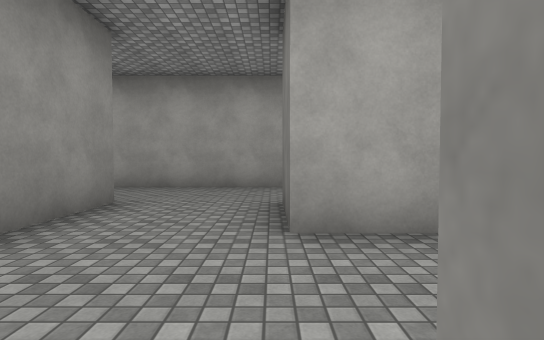
[1] (above)

23 first-person views from a walk through a 3-D level made in the Unity game engine. The camera is 1.3 m above the floor, tilts 2° down and sees 80° across. The floor is counted in squares, 2 m on a side. Each view is taken from the middle of a square. On the plan, view 1 faces up. The plan holds only what a view shows up to about 10 squares ahead; the rest is blank. The player character is not drawn. Surface patterns are stand-ins for the level's own textures.

[2]
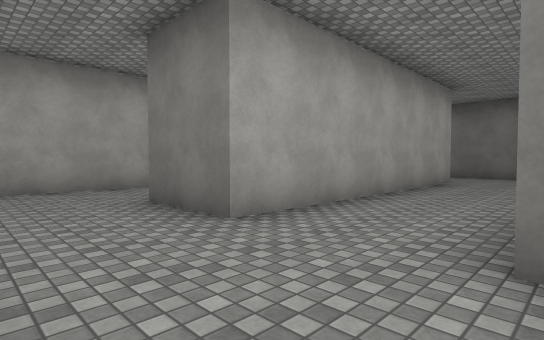

[3]
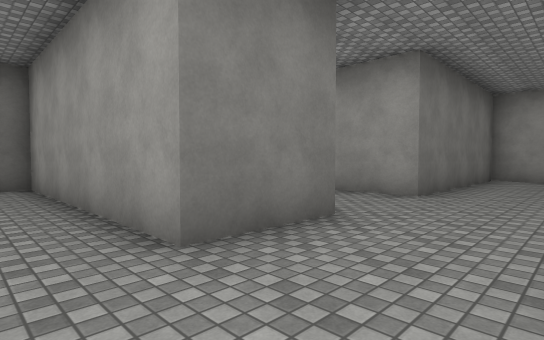

[4]
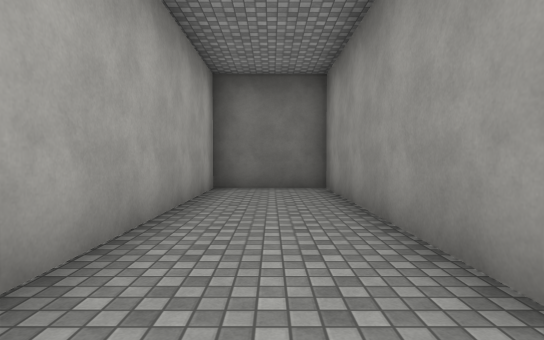

[5]
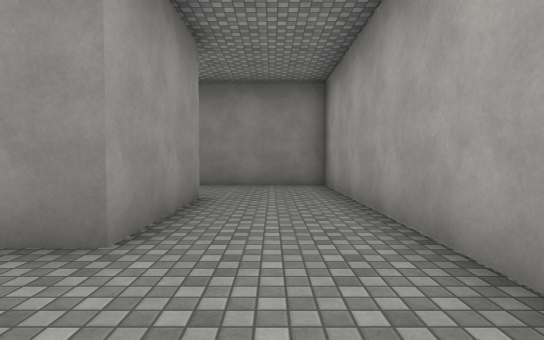

[6]
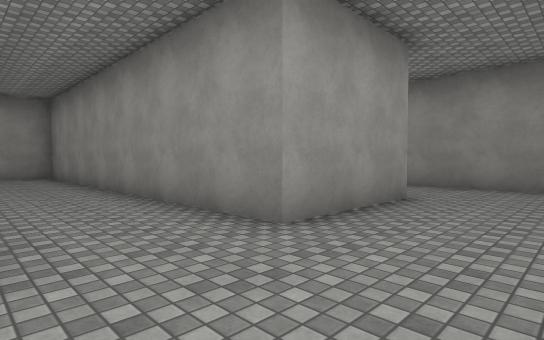

[7]
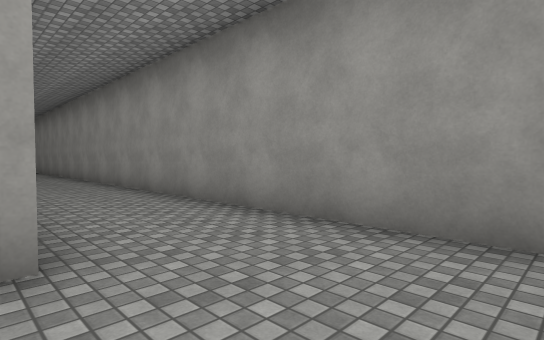

[8]
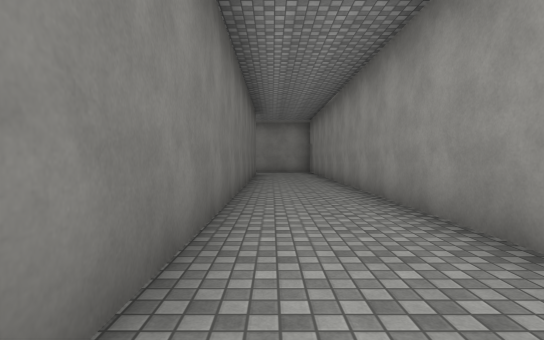

[9]
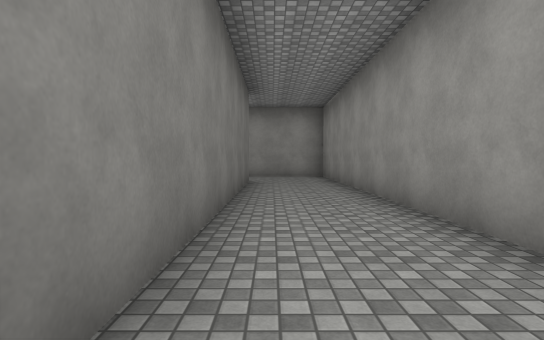

[10]
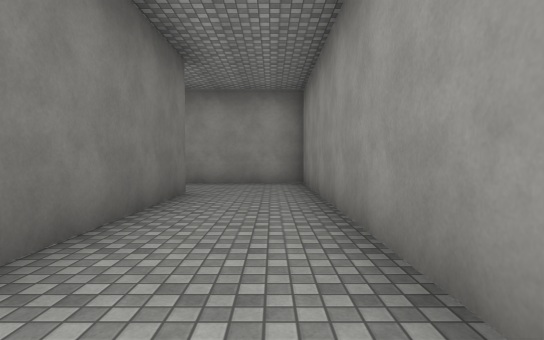

[11]
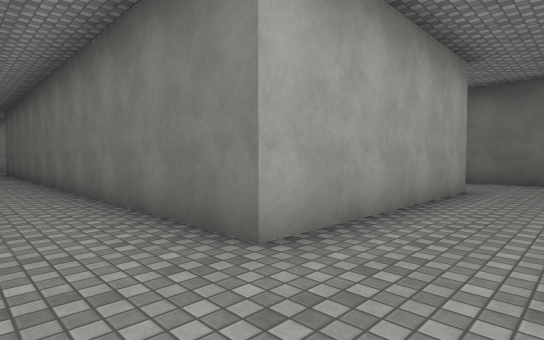

[12]
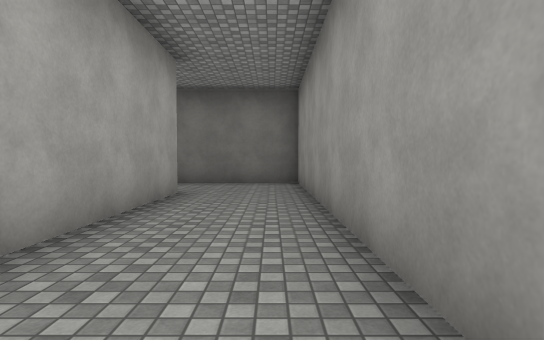

[13]
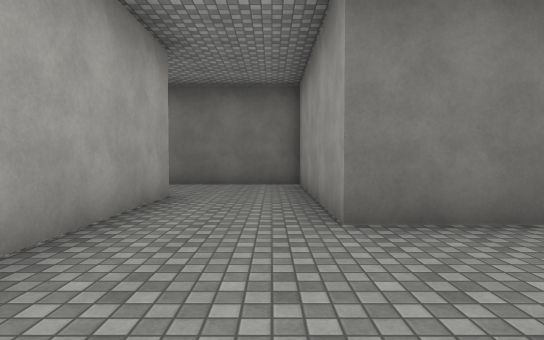

[14]
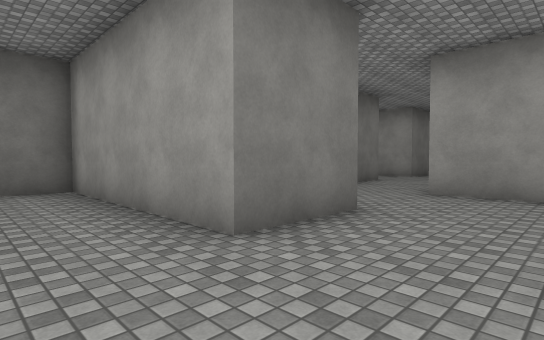

[15]
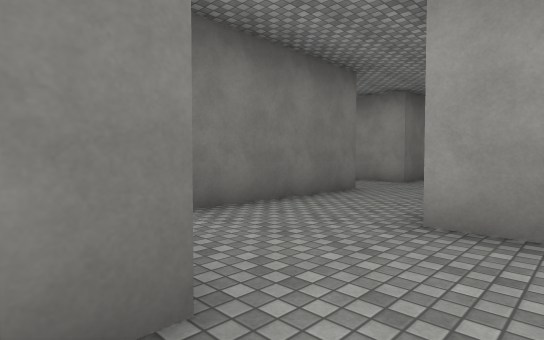

[16]
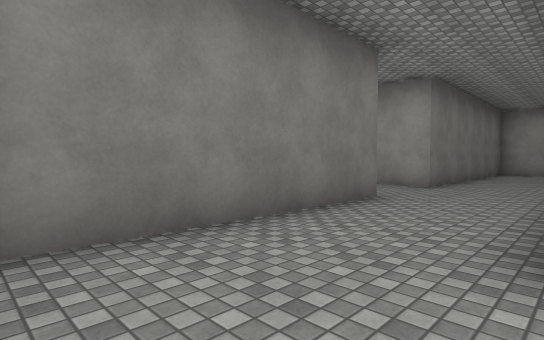

[17]
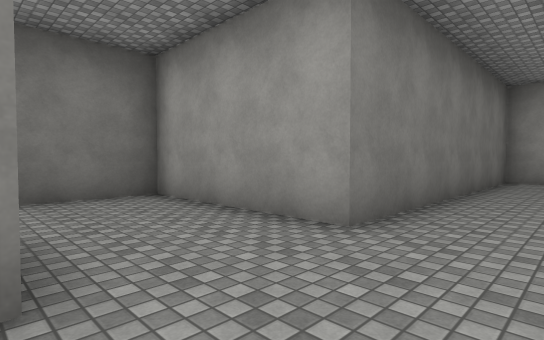

[18]
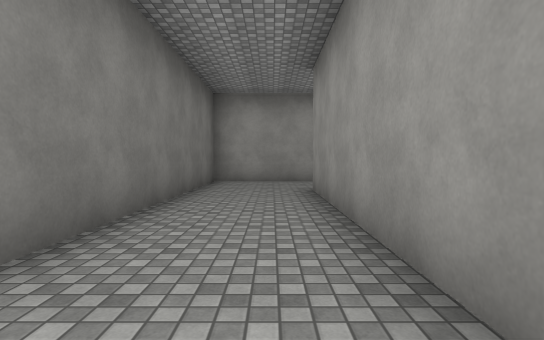

[19]
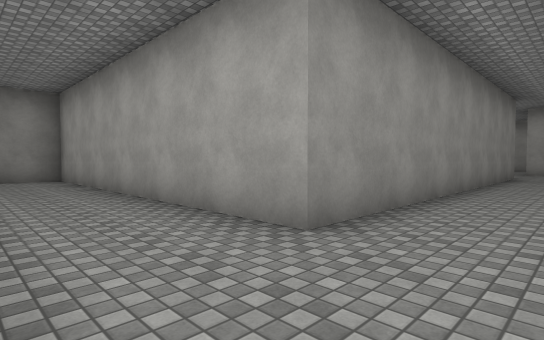

[20]
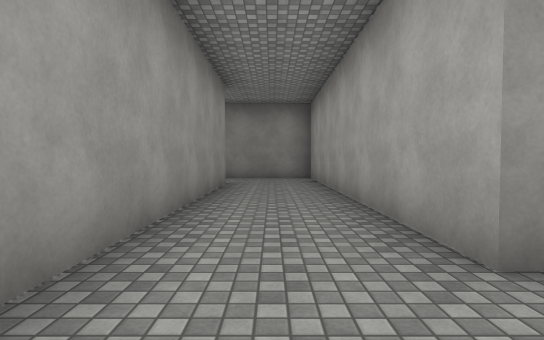

[21]
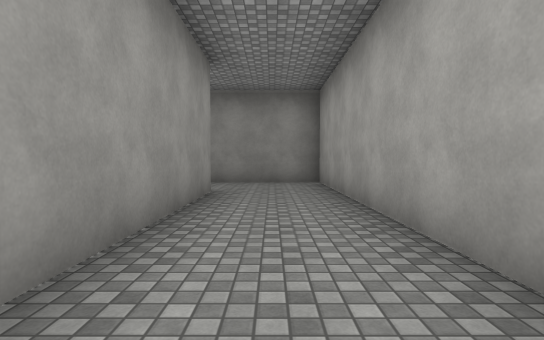

[22]
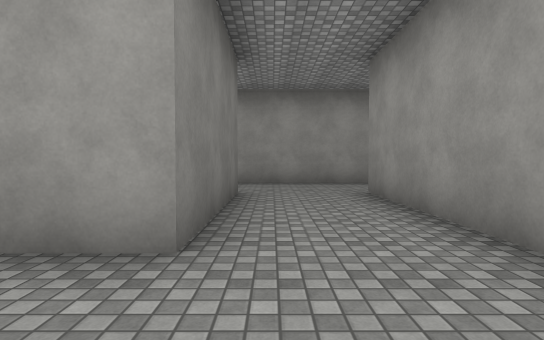

[23]
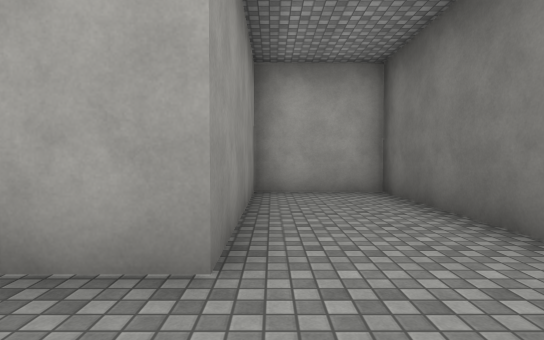

### Floor plan
Points are (right, up) in squares from view 1. A wall is a line through its corners. A room is listed if a view was taken in it or the views show most of it. See-through windows are left out.
Room 1 (views 1, 2, 3, 4, 5, 6, 7, 8, 9, 10, 11, 12, 13)
walls: (0.2, -1) (0.2, 0.3) (1.9, 0.3); (-2, -5.2) (0.2, -5.2); (2.5, 2.8) (0.2, 2.8) (0.2, 4.8) (6.2, 4.8) (6.2, 7.3) (-7.8, 7.3) (-7.8, -12.7) (2.4, -12.7); (-5.4, 4.8) (-2.3, 4.8) (-2.3, -4.9); (0.2, -10.2) (-5.3, -10.2) (-5.3, 2.2); (2.7, -12.8) (2.7, -9.4)
ways out: opening at (1.5, 1.5) to room 2; opening at (1.5, -10)
Room 2 (views 14, 15, 16, 17, 18, 19, 20, 21, 22)
walls: (7.7, -7.2) (7.7, -2.1); (5.2, -4.6) (5.2, -14.7) (-3.8, -14.7) (-3.8, -21.2); (3.5, -4.2) (5.2, -4.2); (5.2, -1.8) (5.2, 0.3); (-1.3, -21.1) (-1.3, -17.2) (7.7, -17.2) (7.7, -9.7) (9.4, -9.7); (5.5, 2.8) (2.5, 2.8); (-4.6, -23.7) (-1, -23.7)
ways out: opening at (1.5, 1.5) to room 1; opening at (6.5, 1.5) to room 3; opening at (-4, -22.5); opening at (-1, -22.5); opening at (8.5, -8.5)
Room 3 (view 23)
walls: (5.2, 0.3) (10.2, 0.3) (10.2, 7.3) (7.7, 7.3) (7.7, 2.8) (5.5, 2.8)
ways out: opening at (6.5, 1.5) to room 2

Where each view was taken, in squares from view 1:
view 1: 0 up, 0 right, facing up
view 2: 0 up, 2 left, facing up-right
view 3: 6 up, 2 left, facing down-right
view 4: 6 up, 1 left, facing right
view 5: 6 up, 0 right, facing left
view 6: 7 up, 0 right, facing down-left
view 7: 7 up, 5 left, facing down-left
view 8: 3 up, 6 left, facing down
view 9: 1 down, 6 left, facing down
view 10: 4 down, 7 left, facing down
view 11: 12 down, 7 left, facing up-right
view 12: 12 down, 6 left, facing right
view 13: 1 up, 2 right, facing right
view 14: 2 up, 3 right, facing down-right
view 15: 1 down, 4 right, facing down-right
view 16: 2 down, 5 right, facing down-right
view 17: 7 down, 6 right, facing down-right
view 18: 8 down, 6 right, facing down
view 19: 17 down, 7 right, facing up-left
view 20: 16 down, 7 right, facing left
view 21: 16 down, 5 right, facing left
view 22: 15 down, 2 left, facing down
view 23: 1 up, 8 right, facing up
